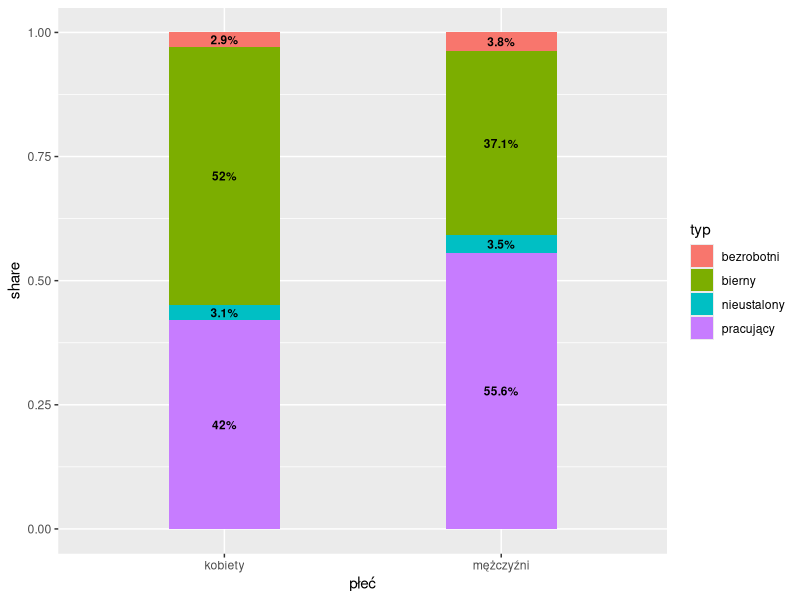

This figure's R source:
## ---- chunk 1
knitr::opts_chunk$set(echo=FALSE)
## ---- chunk 2
library(ggplot2)
library(dplyr)
library(tidyr)
library(scales)

#Wśród mężczyzn w wieku 15 lat i więcej ponad połowa to osoby pracujące (55,6%),
#podczas gdy bierni zawodowo stanowili 37,1%. Natomiast wśród kobiet w wieku 15 lat
#i więcej osoby pracujące stanowiły 42,0%, a nieco ponad połowa (52,0%) to osoby bierne
#zawodowo. Odsetki osób bezrobotnych różniły się w obu subpopulacjach nieco mniej,
#bowiem udział bezrobotnych wśród mężczyzn wyniósł 7,3%, a wśród kobiet – 6,0%. 

typ <- c("pracujący", "nieustalony", "bierny", "bezrobotni")
# 1 - 0.556 - 0.371 = 0.073
mężczyźni = c(0.556, 0.035, 0.371, 0.038)
# 1 - 0.42 - 0.52 = 0.06
kobiety = c(0.42, 0.031, 0.52, 0.029)

#Mieszkańcy miast i mieszkańcy wsi, będący w wieku 15 lat i więcej,  nie różnili się w sposób  
#znaczący  pod  względem  struktury  według  aktywności  ekonomicznej.  Udział pracujących wśród 
#mieszkańców miast wyniósł 47,8%, a wśród mieszkańców wsi –  49,8%, udziały  bezrobotnych  wyniosły  
#odpowiednio  –6,8%  i  6,4%,  natomiast  udziały  biernych zawodowo – 45,5% i 43,9%. 

countryside = c(0.498, 0, 0.439, 0.063)
city = c(0.478, 0, 0.455, 0.067)


#"countryside", "city",
#, countryside, city
work_status_df = data.frame(typ, mężczyźni, kobiety)
work_status_narrow_df = gather(work_status_df, "płeć", "share",  mężczyźni, kobiety)
work_status_narrow_df

work_by_gender <- mutate(work_status_narrow_df,
                pct = share * 100) 

work_by_gender

ggplot(work_by_gender, aes(x = płeć, fill = typ, y = share)) +
  geom_bar(stat = "identity", position = "stack", width=0.4 ) +
  geom_text(aes(label = paste0(pct, '%' )), position = position_stack(vjust=0.5), size=3, fontface="bold")
